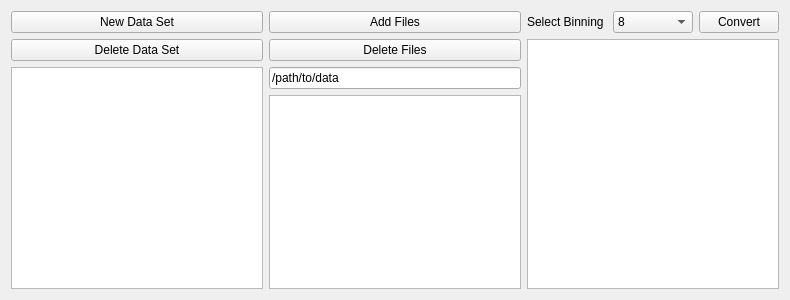
<?xml version="1.0" encoding="UTF-8"?>
<ui version="4.0">
 <class>Form</class>
 <widget class="QWidget" name="Form">
  <property name="geometry">
   <rect>
    <x>0</x>
    <y>0</y>
    <width>790</width>
    <height>300</height>
   </rect>
  </property>
  <property name="sizePolicy">
   <sizepolicy hsizetype="Expanding" vsizetype="Fixed">
    <horstretch>0</horstretch>
    <verstretch>0</verstretch>
   </sizepolicy>
  </property>
  <property name="windowTitle">
   <string>Form</string>
  </property>
  <property name="styleSheet">
   <string notr="true"/>
  </property>
  <layout class="QHBoxLayout" name="horizontalLayout_3" stretch="0">
   <item>
    <layout class="QHBoxLayout" name="horizontalLayout_2" stretch="1,1,1">
     <property name="sizeConstraint">
      <enum>QLayout::SetNoConstraint</enum>
     </property>
     <item>
      <layout class="QVBoxLayout" name="verticalLayout" stretch="0,0,1">
       <property name="sizeConstraint">
        <enum>QLayout::SetDefaultConstraint</enum>
       </property>
       <item>
        <widget class="QPushButton" name="DataSet_NewDataSet_button">
         <property name="text">
          <string>New Data Set</string>
         </property>
        </widget>
       </item>
       <item>
        <widget class="QPushButton" name="DataSet_DeleteDataSet_button">
         <property name="text">
          <string>Delete Data Set</string>
         </property>
        </widget>
       </item>
       <item>
        <widget class="QListView" name="DataSet_DataSets_listView">
         <property name="dragEnabled">
          <bool>false</bool>
         </property>
         <property name="dragDropMode">
          <enum>QAbstractItemView::NoDragDrop</enum>
         </property>
         <property name="defaultDropAction">
          <enum>Qt::CopyAction</enum>
         </property>
         <property name="alternatingRowColors">
          <bool>true</bool>
         </property>
         <property name="selectionMode">
          <enum>QAbstractItemView::SingleSelection</enum>
         </property>
         <property name="movement">
          <enum>QListView::Static</enum>
         </property>
        </widget>
       </item>
      </layout>
     </item>
     <item>
      <layout class="QVBoxLayout" name="verticalLayout_2" stretch="0,0,0,1">
       <property name="sizeConstraint">
        <enum>QLayout::SetDefaultConstraint</enum>
       </property>
       <item>
        <widget class="QPushButton" name="DataSet_AddFiles_button">
         <property name="text">
          <string>Add Files</string>
         </property>
        </widget>
       </item>
       <item>
        <widget class="QPushButton" name="DataSet_DeleteFiles_button">
         <property name="text">
          <string>Delete Files</string>
         </property>
        </widget>
       </item>
       <item>
        <widget class="QLineEdit" name="DataSet_path_lineEdit">
         <property name="text">
          <string>/path/to/data</string>
         </property>
        </widget>
       </item>
       <item>
        <widget class="QListView" name="DataSet_filenames_listView">
         <property name="editTriggers">
          <set>QAbstractItemView::DoubleClicked|QAbstractItemView::EditKeyPressed</set>
         </property>
         <property name="dragDropMode">
          <enum>QAbstractItemView::NoDragDrop</enum>
         </property>
         <property name="alternatingRowColors">
          <bool>true</bool>
         </property>
         <property name="selectionMode">
          <enum>QAbstractItemView::ExtendedSelection</enum>
         </property>
        </widget>
       </item>
      </layout>
     </item>
     <item>
      <layout class="QVBoxLayout" name="verticalLayout_3" stretch="0,1">
       <item>
        <layout class="QHBoxLayout" name="horizontalLayout">
         <item>
          <widget class="QLabel" name="label_2">
           <property name="text">
            <string>Select Binning</string>
           </property>
          </widget>
         </item>
         <item>
          <widget class="QComboBox" name="DataSet_binning_comboBox">
           <property name="currentIndex">
            <number>2</number>
           </property>
           <item>
            <property name="text">
             <string>1</string>
            </property>
           </item>
           <item>
            <property name="text">
             <string>3</string>
            </property>
           </item>
           <item>
            <property name="text">
             <string>8</string>
            </property>
           </item>
          </widget>
         </item>
         <item>
          <widget class="QPushButton" name="DataSet_convertData_button">
           <property name="text">
            <string>Convert</string>
           </property>
          </widget>
         </item>
        </layout>
       </item>
       <item>
        <widget class="QListView" name="DataSet_fileAttributs_listView">
         <property name="sizePolicy">
          <sizepolicy hsizetype="Preferred" vsizetype="Expanding">
           <horstretch>0</horstretch>
           <verstretch>0</verstretch>
          </sizepolicy>
         </property>
         <property name="sizeAdjustPolicy">
          <enum>QAbstractScrollArea::AdjustIgnored</enum>
         </property>
         <property name="editTriggers">
          <set>QAbstractItemView::NoEditTriggers</set>
         </property>
         <property name="dragEnabled">
          <bool>false</bool>
         </property>
         <property name="dragDropMode">
          <enum>QAbstractItemView::DropOnly</enum>
         </property>
         <property name="defaultDropAction">
          <enum>Qt::IgnoreAction</enum>
         </property>
         <property name="alternatingRowColors">
          <bool>true</bool>
         </property>
         <property name="selectionMode">
          <enum>QAbstractItemView::NoSelection</enum>
         </property>
         <property name="selectionBehavior">
          <enum>QAbstractItemView::SelectItems</enum>
         </property>
         <property name="movement">
          <enum>QListView::Static</enum>
         </property>
        </widget>
       </item>
      </layout>
     </item>
    </layout>
   </item>
  </layout>
 </widget>
 <resources/>
 <connections/>
</ui>
